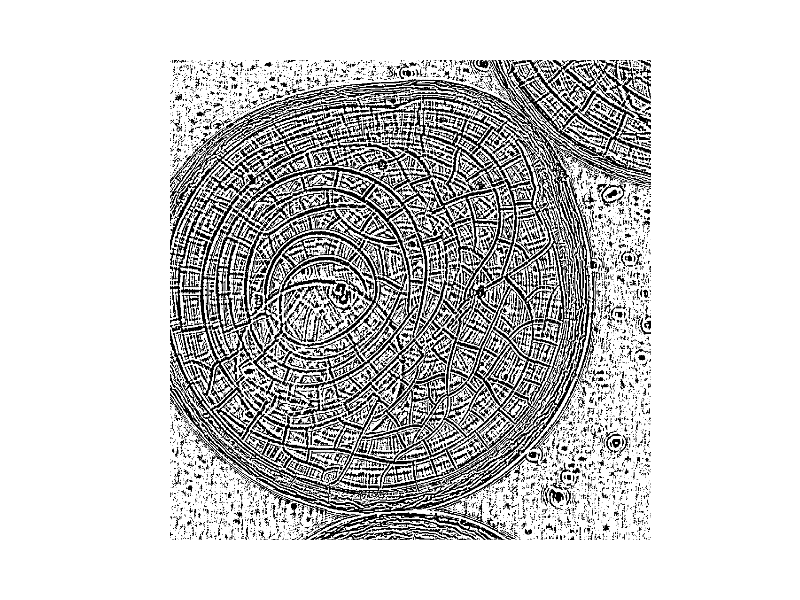
#> input picture image_processing_projects/puf2.png, 800 x 600 px, found by its file name
$ python practice.py
#> lines starting #> are read from the running program, lines starting #| are printed output that depends on the picture
import cv2
import numpy as np
from matplotlib import pyplot as plt
img = cv2.imread('/home/kriskim/Documents/Python/puf2.png',0)
#> img is the input picture: shape (600, 800); min 0, max 255, mean 205.8
median = cv2.medianBlur(img,5)
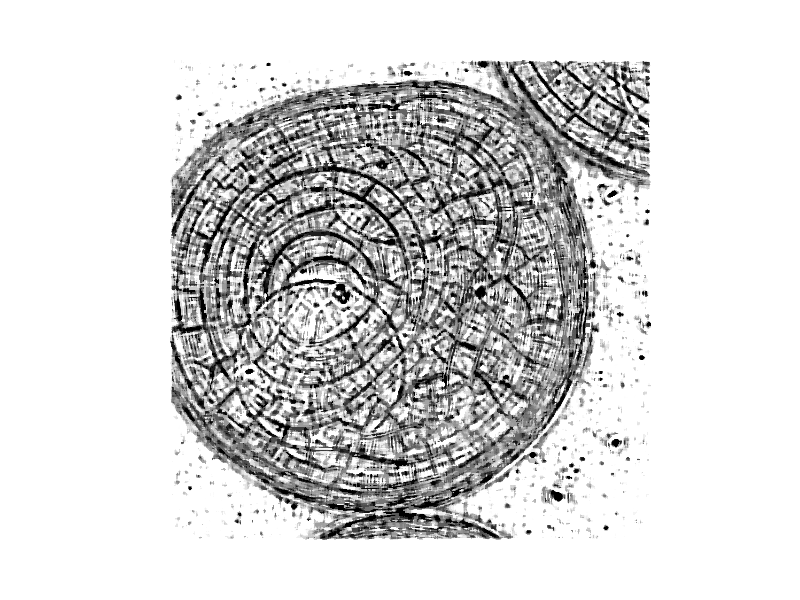
#> median: shape (600, 800); min 0, max 255, mean 213.8
blur = cv2.bilateralFilter(median,9,75,75)
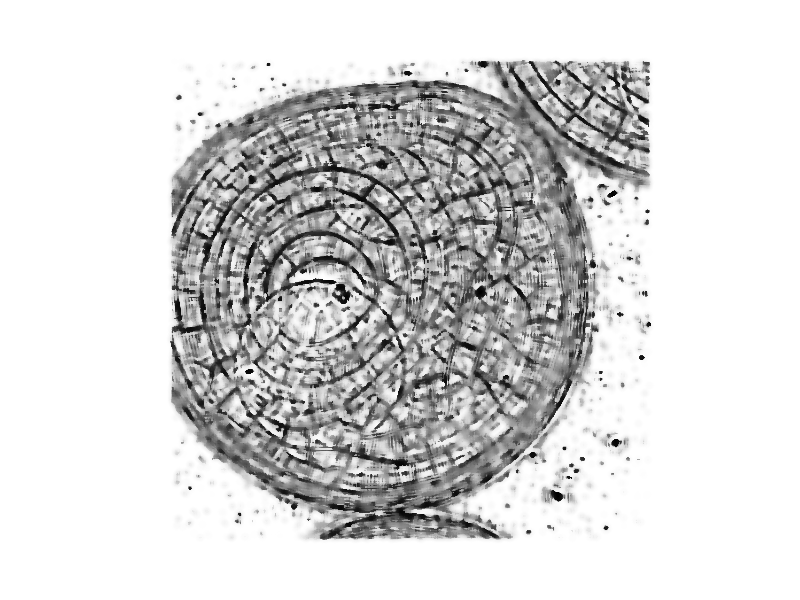
#> blur: shape (600, 800); min 0, max 255, mean 214.2


plt.subplot(121),plt.imshow(img),plt.title('Original')
plt.xticks([]), plt.yticks([])

plt.subplot(122),plt.imshow(blur),plt.title('Blurred')
plt.xticks([]), plt.yticks([])
plt.show()
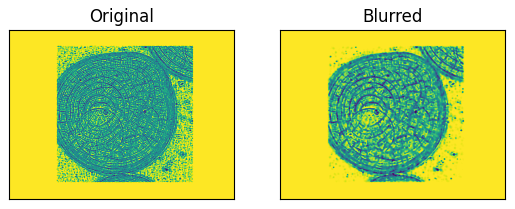
#> figure drawn by matplotlib, 2 panels

$ run again, with image_processing_projects/dog.jpg saved as image_processing_projects/puf2.png
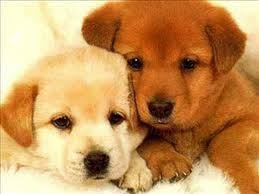
#> input picture image_processing_projects/dog.jpg, 259 x 194 px, found by its file name
#> `median = cv2.medianBlur(img,5)`:
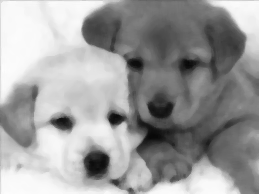
#> median: shape (194, 259); min 7, max 253, mean 156.7
#> `plt.show()`:
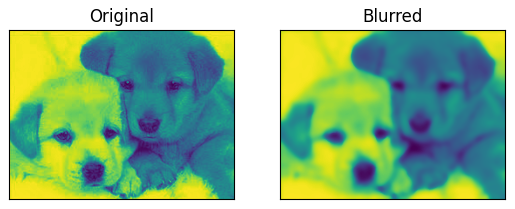
#> figure drawn by matplotlib, 2 panels
